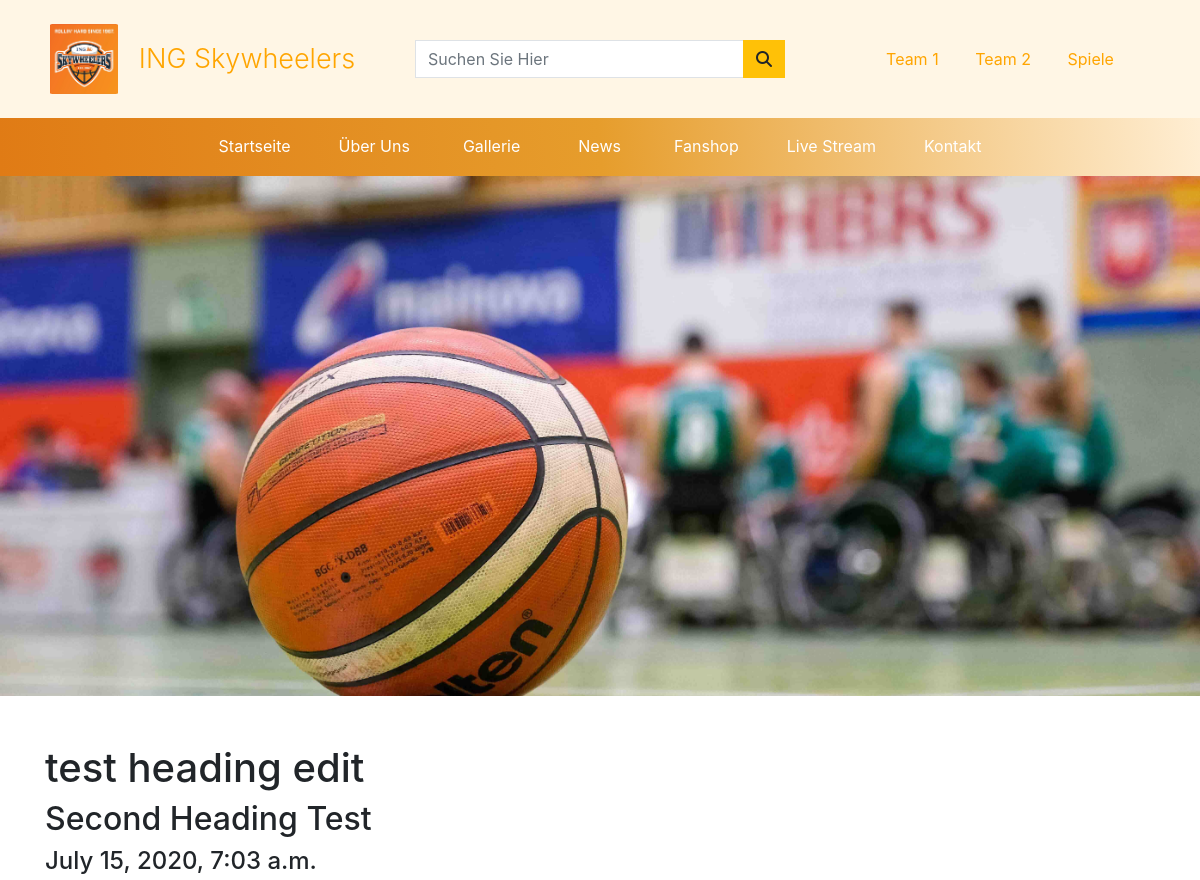
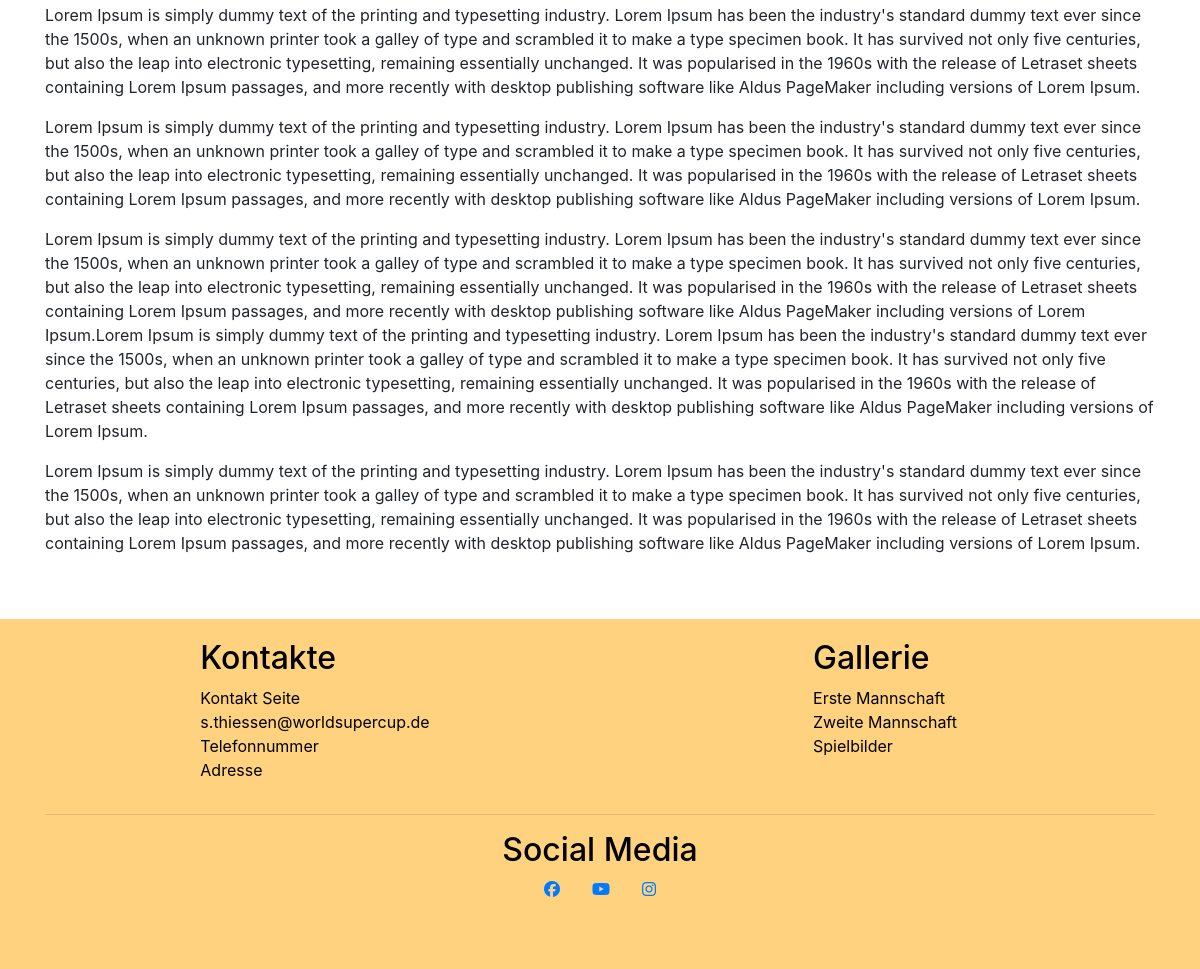
The page /nachrichten/1/ on the database as committed earlier (2 pictures, top to bottom).
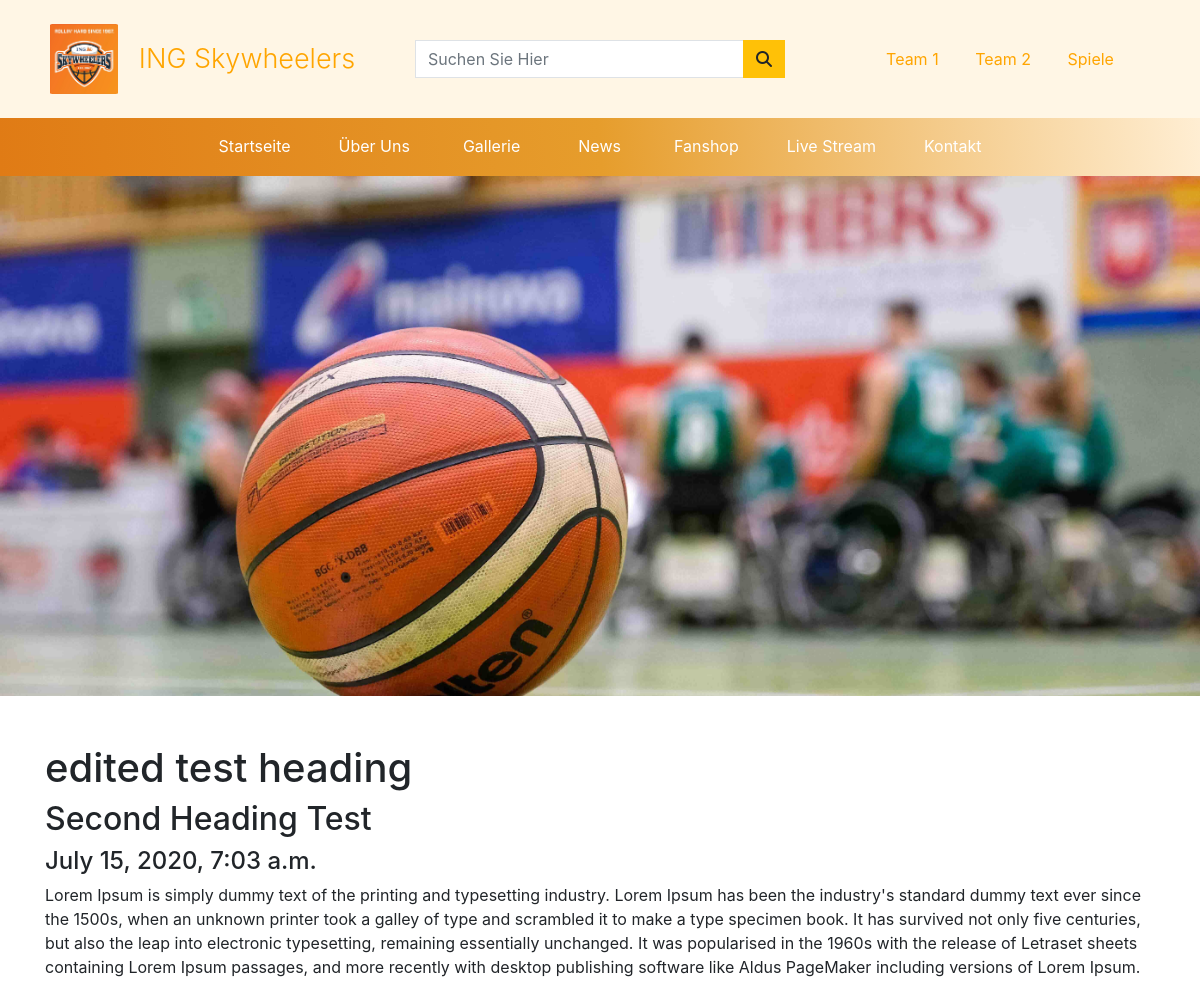
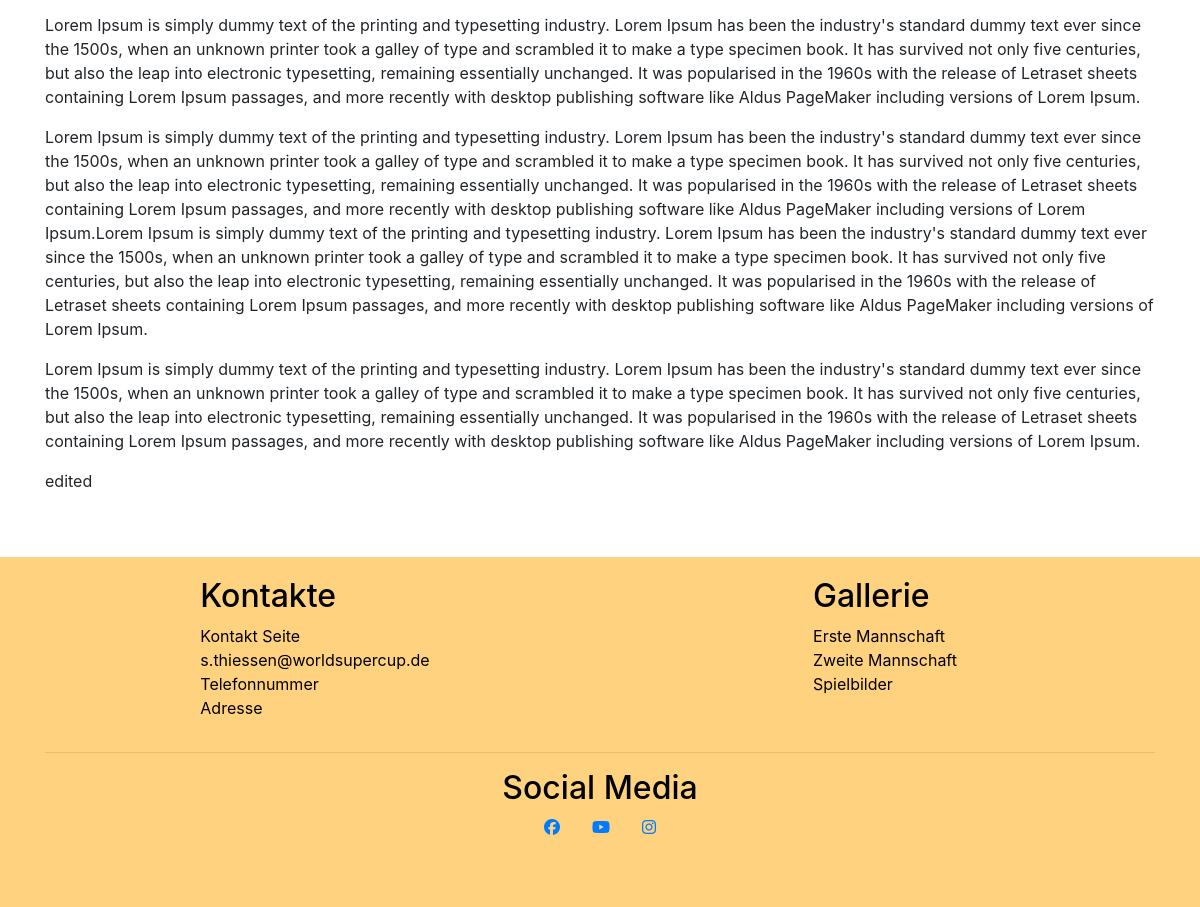
The same page on the database as committed later (2 pictures, top to bottom).
### news/models.py (models this page shows, shortened)
class NewsHeadline(models.Model):
    image = models.ImageField(null=True, blank=True)
    heading = models.CharField(max_length=254, null=False, blank=False, default='')
    second_heading = models.CharField(max_length=254, null=True, blank=True, default='')
    time_and_date_published = models.DateTimeField(null=False, blank=False, default='')
    paragraph1 = models.TextField(default='', null=True, blank=True)
    paragraph2 = models.TextField(default='', null=True, blank=True)
    paragraph3 = models.TextField(default='', null=True, blank=True)
    paragraph4 = models.TextField(default='', null=True, blank=True)
    paragraph5 = models.TextField(default='', null=True, blank=True)
    paragraph6 = models.TextField(default='', null=True, blank=True)
    paragraph7 = models.TextField(default='', null=True, blank=True)
    paragraph8 = models.TextField(default='', null=True, blank=True)
    paragraph9 = models.TextField(default='', null=True, blank=True)
    paragraph10 = models.TextField(default='', null=True, blank=True)
    verbose_name_plural = 'NewsHeadline'
    friendly_name = models.CharField(max_length=254, null=True, blank=True)

### news/views.py (the view)
# urls.py: path('<int:article_id>/', views.article_content, name="article_content"),
def article_content(request, article_id):
    article = get_object_or_404(NewsHeadline, pk=article_id)
    context = {
        'article': article
    }
    return render(request, 'news/article-content.html', context)

### news/templates/news/article-content.html (shortened to what this page needs)
{% extends 'base.html' %}
{% block content %}
<div class="container-fluid">
    <div class="row">
        <div class="col-12 p-0">
            {% if article.image %}
            <div
                style="width: 100%; height: 65vh; background-image: url('{{ article.image.url }}'); background-position: center; background-repeat: no-repeat; background-size: cover;">
            </div>
            {% else %}
            <img style="width: 100%; height: 65vh; object-fit: contain;" src="{{ MEDIA_URL }}noimage.png" alt="{{ article.heading }}">
            {% endif %}
        </div>
    </div>
</div>
<div class="container">
    <div class="row">
        <div class="col-12 my-5">
            <h1>{{ article.heading }}</h1>
            <h2>{{ article.second_heading }}</h2>
            <h4>{{ article.time_and_date_published }}</h4>
            <p>{{ article.paragraph1 }}</p>
            <p>{{ article.paragraph2 }}</p>
            <p>{{ article.paragraph3 }}</p>
            <p>{{ article.paragraph4 }}</p>
            <p>{{ article.paragraph10 }}</p>
        </div>
    </div>
</div>
{% endblock %}

### templates/base.html (shortened to what this page needs)
{% load static %}
<!DOCTYPE html>
<html lang="en">
<head>
    <link rel="stylesheet" href="https://stackpath.bootstrapcdn.com/bootstrap/4.5.0/css/bootstrap.min.css"
>
    <link rel="stylesheet" href="{% static 'css/base.css' %}">
</head>
<body>
    <header>
        <nav>
            <div class="container-fluid">
                <div class="row py-4 d-flex justify-content-around align-items-center nav-top-header">
                    <div class="col-12 col-md-4 text-center">
                        <a href="/" class="brand-flex d-flex justify-content-center">
                            <div class="logo-picture"></div>
                            <span class="navbar-brand theNavbrand display-2 logo-font orange-text">ING Skywheelers</span>
                        </a>
                    </div>
                    <div class="col-md-4 py-3 align-items-center d-md-block d-none">
                        <form action="{% url 'news_page' %}" method="GET">
                            <div class="input-group w-100">
                                <input type="text" class="form-control border border-black rounded-0" name="q"
                                    placeholder="Suchen Sie Hier" required>
                                <div class="input-group-append">
                                    <button class="btn btn-warning form-control-btn rounded-0" type="submit">
                                        <span class="icon">
                                            <i class="fas fa-search"></i>
                                        </span>
                                    </button>
                                </div>
                            </div>
                        </form>
                    </div>
                    <div class="col-md-4 py-3 text-center align-items-center team-nav-links">
                        <a href="{% url 'first_gallery' %}" class="px-3 orange-text nav-orange-hov" rel="noopener noreferrer">
                            Team 1
                        </a>
                        <a href="{% url 'second_gallery' %}" class="px-3 orange-text nav-orange-hov" rel="noopener noreferrer">
                            Team 2
                        </a>
                        <a href="{% url 'third_gallery' %}" class="px-3 orange-text nav-orange-hov" rel="noopener noreferrer">
                            Spiele
                        </a>
                    </div>
                </div>
            </div>
            <div class="container-fluid navbar navbar-expand-md navbar-dark nav-style d-flex justify-content-center">
                <div class="row d-flex justify-content-center">
                    <div class="collapse navbar-collapse" id="collapse_target">
                        <ul class="navbar-nav">
                            <li class="nav-item btnHover active px-3">
                                <a id="homepage" class="nav-link" href="/">Startseite</a>
                            </li>
                            <li class="nav-item px-3">
                                <a id="aboutPage" class="nav-link" href="{% url 'about' %}">Über Uns</a>
                            </li>
                            <div class="dropdown px-3 text-center">
                                <span class="btn dropdown-background dropdown" id="dropdownMenuButton"
                                    aria-haspopup="true" aria-expanded="false"><a href="{% url 'main_gallery' %}"
                                        class="dropdown-btn-style">Gallerie</a></span>
                            </div>
                            <div class="dropdown px-3 text-center">
                                <span class="btn dropdown-background dropdown" id="dropdownMenuButton"
                                    aria-haspopup="true" aria-expanded="false">
                                    <span class="dropdown-btn-style">News</span>
                                </span>
                            </div>
                            <li class="nav-item px-3">
                                <a id="aboutPage" class="nav-link" href="{% url 'fanshop' %}">Fanshop</a>
                            </li>
                            <li class="nav-item px-3">
                                <a id="contactPage" class="nav-link" href="{% url 'stream' %}">Live Stream</a>
                            </li>
                            <li class="nav-item px-3">
                                <a id="contactPage" class="nav-link" href="{% url 'contactPage' %}">Kontakt</a>
                            </li>
                        </ul>
                    </div>
                </div>
            </div>
        </nav>
    </header>
    <article>
        {% block content %}
        {% endblock %}
    </article>
    <footer class="footer">
        <div class="container">
            <div class="row">
                <div class="col-6 d-flex justify-content-center">
                    <div class="footer-title">
                        <h2>Kontakte</h2>
                        <ul class="footer-list">
                            <li class="no-list-style"><a href="{% url 'contactPage' %}" class="footer-link">Kontakt Seite</a></li>
                            <li class="no-list-style"><a href="mailto:s.thiessen@worldsupercup.de" class="footer-link">s.thiessen@worldsupercup.de</a></li">
                            <li class="no-list-style"><a href="#" class="footer-link">Telefonnummer</a></li>
                            <li class="no-list-style"><a href="#" class="footer-link">Adresse</a></li>
                        </ul>
                    </div>
                </div>
                <div class="col-6 d-flex justify-content-center">
                    <div class="footer-title">
                        <h2>Gallerie</h2>
                        <ul class="footer-list">
                            <li class="no-list-style"><a href="{% url 'first_gallery' %}" class="footer-link">Erste Mannschaft</a></li>
                            <li class="no-list-style"><a href="{% url 'second_gallery' %}" class="footer-link">Zweite Mannschaft</a></li>
                            <li class="no-list-style"><a href="{% url 'third_gallery' %}" class="footer-link">Spielbilder</a></li>
                        </ul>
                    </div>
                </div>
            </div>
        </div>
        <div class="container">
            <hr>
            <div class="row justify-content-center">
                <h2>Social Media</h2>
            </div>
            <div class="row">
                <div class="col-12">
                    <ul class="social-media-icons-footer">
                        <li class="facebook-footer"><a href="https://www.facebook.com/ingskywheelersyoungsters/" target="_blank"><i
                                    class="fab fa-facebook"></i></a></li>
                        <li class="youtube-footer"><a href="https://www.youtube.com/user/plattform3de" target="_blank"><i
                                    class="fab fa-youtube"></i></a></li>
                        <li class="instagram-footer"><a href="https://www.instagram.com/ingskywheelers/" target="_blank"><i
                                    class="fab fa-instagram"></i></a></li>
                    </ul>
                </div>
            </div>
        </div>
    </footer>
</body>
</html>

### static/css/base.css (style rules this page uses)
.nav-top-header { background-color: rgb(255 165 0 / 0.1); }
.nav-style { background-image: linear-gradient(265deg, #ffeed3, #e69d2c, rgb(224 123 21)); z-index: 999; }
.logo-font { font-size: 20px; }
.team-nav-links { font-size: 12px; }
@media (min-width: 991px) { .logo-font { font-size: 27px; } }
@media (min-width: 991px) { .team-nav-links { font-size: 1em; } }
.nav-link { color: white !important; text-align: center; transition: .3s linear; }
.nav-link::after { content: ''; display: block; width: 0; border-bottom: 1px solid; transition: width .3s; }
.brand-flex { display: flex; align-items: center; }
.logo-picture { display: inline-block; border-radius: 5%; width: 70px; height: 70px; margin: 0 20px; background-image: url("../img/skywheelers-logo.jpeg"); background-position: center; background-size: contain; background-repeat: no-repeat; transition: .2s linear; }
.theNavbrand { display: inline-block; transition: .2s linear; }
.dropdown-btn-style { line-height: 1.7; text-align: center; color: white; background-color: transparent; transition: .3s linear; }
.dropdown-btn-style::after { content: ''; display: block; width: 0; border-bottom: 1px solid rgb(255, 255, 255); transition: width .3s; }
.navbar .dropdown-btn-style { background-color: transparent; }
.orange-text { color: orange; }
.footer { width: 100%; height: 350px; background-color: rgb(255 165 0 / 0.5); color: black; }
.footer-title { padding-top: 20px; }
.no-list-style { list-style: none; }
.facebook-footer { list-style: none; color: black; }
.youtube-footer { list-style: none; color: black; }
.instagram-footer { list-style: none; color: black; }
.footer-list { padding: 0; }
.footer-link { color: black; text-decoration: none; margin: 10% 0; }
.social-media-icons-footer { padding: 0; display: flex; justify-content: center; align-content: space-around; }
.social-media-icons-footer li { padding: 0px 1em; }

Rows that differ between the two databases and show on the page:
changed NewsHeadline "Second Heading Test": heading "test heading edit" → "edited test heading"; paragraph10 (not shown) → "edited"
